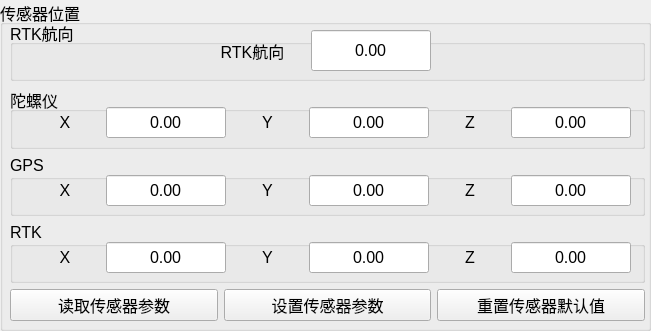
  <widget class="QGroupBox" name="grb_position">
   <property name="geometry">
    <rect>
     <x>640</x>
     <y>10</y>
     <width>651</width>
     <height>331</height>
    </rect>
   </property>
   <property name="font">
    <font>
     <pointsize>12</pointsize>
    </font>
   </property>
   <property name="title">
    <string>传感器位置</string>
   </property>
   <widget class="QWidget" name="layoutWidget">
    <property name="geometry">
     <rect>
      <x>10</x>
      <y>20</y>
      <width>635</width>
      <height>301</height>
     </rect>
    </property>
    <layout class="QVBoxLayout" name="verticalLayout" stretch="2,2,2,2,1">
     <item>
      <widget class="QGroupBox" name="groupBox">
       <property name="title">
        <string>RTK航向</string>
       </property>
       <widget class="QWidget" name="layoutWidget">
        <property name="geometry">
         <rect>
          <x>190</x>
          <y>10</y>
          <width>231</width>
          <height>41</height>
         </rect>
        </property>
        <layout class="QHBoxLayout" name="horizontalLayout_5">
         <item>
          <widget class="QLabel" name="ll_TRA_ROT_DEG">
           <property name="text">
            <string>RTK航向</string>
           </property>
           <property name="alignment">
            <set>Qt::AlignCenter</set>
           </property>
          </widget>
         </item>
         <item>
          <widget class="QLineEdit" name="le_TRA_ROT_DEG_value">
           <property name="sizePolicy">
            <sizepolicy hsizetype="Preferred" vsizetype="Preferred">
             <horstretch>0</horstretch>
             <verstretch>0</verstretch>
            </sizepolicy>
           </property>
           <property name="maximumSize">
            <size>
             <width>120</width>
             <height>16777215</height>
            </size>
           </property>
           <property name="text">
            <string>0.00</string>
           </property>
           <property name="alignment">
            <set>Qt::AlignCenter</set>
           </property>
          </widget>
         </item>
        </layout>
       </widget>
      </widget>
     </item>
     <item>
      <widget class="QGroupBox" name="grb_IMU">
       <property name="title">
        <string>陀螺仪</string>
       </property>
       <widget class="QWidget" name="layoutWidget">
        <property name="geometry">
         <rect>
          <x>20</x>
          <y>20</y>
          <width>601</width>
          <height>31</height>
         </rect>
        </property>
        <layout class="QHBoxLayout" name="horizontalLayout_2">
         <item>
          <widget class="QLabel" name="ll_IMU_POS_BODY_X">
           <property name="text">
            <string>X</string>
           </property>
           <property name="alignment">
            <set>Qt::AlignCenter</set>
           </property>
          </widget>
         </item>
         <item>
          <widget class="QLineEdit" name="le_IMU_POS_BODY_X_value">
           <property name="sizePolicy">
            <sizepolicy hsizetype="Preferred" vsizetype="Preferred">
             <horstretch>0</horstretch>
             <verstretch>0</verstretch>
            </sizepolicy>
           </property>
           <property name="maximumSize">
            <size>
             <width>120</width>
             <height>16777215</height>
            </size>
           </property>
           <property name="text">
            <string>0.00</string>
           </property>
           <property name="alignment">
            <set>Qt::AlignCenter</set>
           </property>
          </widget>
         </item>
         <item>
          <widget class="QLabel" name="ll_IMU_POS_BODY_Y">
           <property name="text">
            <string>Y</string>
           </property>
           <property name="alignment">
            <set>Qt::AlignCenter</set>
           </property>
          </widget>
         </item>
         <item>
          <widget class="QLineEdit" name="le_IMU_POS_BODY_Y_value">
           <property name="sizePolicy">
            <sizepolicy hsizetype="Preferred" vsizetype="Preferred">
             <horstretch>0</horstretch>
             <verstretch>0</verstretch>
            </sizepolicy>
           </property>
           <property name="maximumSize">
            <size>
             <width>120</width>
             <height>16777215</height>
            </size>
           </property>
           <property name="text">
            <string>0.00</string>
           </property>
           <property name="alignment">
            <set>Qt::AlignCenter</set>
           </property>
          </widget>
         </item>
         <item>
          <widget class="QLabel" name="ll_IMU_POS_BODY_Z">
           <property name="text">
            <string>Z</string>
           </property>
           <property name="alignment">
            <set>Qt::AlignCenter</set>
           </property>
          </widget>
         </item>
         <item>
          <widget class="QLineEdit" name="le_IMU_POS_BODY_Z_value">
           <property name="sizePolicy">
            <sizepolicy hsizetype="Preferred" vsizetype="Preferred">
             <horstretch>0</horstretch>
             <verstretch>0</verstretch>
            </sizepolicy>
           </property>
           <property name="maximumSize">
            <size>
             <width>120</width>
             <height>16777215</height>
            </size>
           </property>
           <property name="text">
            <string>0.00</string>
           </property>
           <property name="alignment">
            <set>Qt::AlignCenter</set>
           </property>
          </widget>
         </item>
        </layout>
       </widget>
      </widget>
     </item>
     <item>
      <widget class="QGroupBox" name="grb_GPS">
       <property name="title">
        <string>GPS</string>
       </property>
       <widget class="QWidget" name="layoutWidget_2">
        <property name="geometry">
         <rect>
          <x>20</x>
          <y>20</y>
          <width>601</width>
          <height>31</height>
         </rect>
        </property>
        <layout class="QHBoxLayout" name="horizontalLayout_3">
         <item>
          <widget class="QLabel" name="ll_GPS_POS_BODY_X">
           <property name="text">
            <string>X</string>
           </property>
           <property name="alignment">
            <set>Qt::AlignCenter</set>
           </property>
          </widget>
         </item>
         <item>
          <widget class="QLineEdit" name="le_GPS_POS_BODY_X_value">
           <property name="sizePolicy">
            <sizepolicy hsizetype="Preferred" vsizetype="Preferred">
             <horstretch>0</horstretch>
             <verstretch>0</verstretch>
            </sizepolicy>
           </property>
           <property name="maximumSize">
            <size>
             <width>120</width>
             <height>16777215</height>
            </size>
           </property>
           <property name="text">
            <string>0.00</string>
           </property>
           <property name="alignment">
            <set>Qt::AlignCenter</set>
           </property>
          </widget>
         </item>
         <item>
          <widget class="QLabel" name="ll_GPS_POS_BODY_Y">
           <property name="text">
            <string>Y</string>
           </property>
           <property name="alignment">
            <set>Qt::AlignCenter</set>
           </property>
          </widget>
         </item>
         <item>
          <widget class="QLineEdit" name="le_GPS_POS_BODY_Y_value">
           <property name="sizePolicy">
            <sizepolicy hsizetype="Preferred" vsizetype="Preferred">
             <horstretch>0</horstretch>
             <verstretch>0</verstretch>
            </sizepolicy>
           </property>
           <property name="maximumSize">
            <size>
             <width>120</width>
             <height>16777215</height>
            </size>
           </property>
           <property name="text">
            <string>0.00</string>
           </property>
           <property name="alignment">
            <set>Qt::AlignCenter</set>
           </property>
          </widget>
         </item>
         <item>
          <widget class="QLabel" name="ll_GPS_POS_BODY_Z">
           <property name="text">
            <string>Z</string>
           </property>
           <property name="alignment">
            <set>Qt::AlignCenter</set>
           </property>
          </widget>
         </item>
         <item>
          <widget class="QLineEdit" name="le_GPS_POS_BODY_Z_value">
           <property name="sizePolicy">
            <sizepolicy hsizetype="Preferred" vsizetype="Preferred">
             <horstretch>0</horstretch>
             <verstretch>0</verstretch>
            </sizepolicy>
           </property>
           <property name="maximumSize">
            <size>
             <width>120</width>
             <height>16777215</height>
            </size>
           </property>
           <property name="text">
            <string>0.00</string>
           </property>
           <property name="alignment">
            <set>Qt::AlignCenter</set>
           </property>
          </widget>
         </item>
        </layout>
       </widget>
      </widget>
     </item>
     <item>
      <widget class="QGroupBox" name="grb_RTK">
       <property name="title">
        <string>RTK</string>
       </property>
       <widget class="QWidget" name="layoutWidget_3">
        <property name="geometry">
         <rect>
          <x>20</x>
          <y>20</y>
          <width>601</width>
          <height>31</height>
         </rect>
        </property>
        <layout class="QHBoxLayout" name="horizontalLayout_4">
         <item>
          <widget class="QLabel" name="ll_RTK_POS_BODY_X">
           <property name="text">
            <string>X</string>
           </property>
           <property name="alignment">
            <set>Qt::AlignCenter</set>
           </property>
          </widget>
         </item>
         <item>
          <widget class="QLineEdit" name="le_RTK_POS_BODY_X_value">
           <property name="sizePolicy">
            <sizepolicy hsizetype="Preferred" vsizetype="Preferred">
             <horstretch>0</horstretch>
             <verstretch>0</verstretch>
            </sizepolicy>
           </property>
           <property name="maximumSize">
            <size>
             <width>120</width>
             <height>16777215</height>
            </size>
           </property>
           <property name="text">
            <string>0.00</string>
           </property>
           <property name="alignment">
            <set>Qt::AlignCenter</set>
           </property>
          </widget>
         </item>
         <item>
          <widget class="QLabel" name="ll_RTK_POS_BODY_Y">
           <property name="text">
            <string>Y</string>
           </property>
           <property name="alignment">
            <set>Qt::AlignCenter</set>
           </property>
          </widget>
         </item>
         <item>
          <widget class="QLineEdit" name="le_RTK_POS_BODY_Y_value">
           <property name="sizePolicy">
            <sizepolicy hsizetype="Preferred" vsizetype="Preferred">
             <horstretch>0</horstretch>
             <verstretch>0</verstretch>
            </sizepolicy>
           </property>
           <property name="maximumSize">
            <size>
             <width>120</width>
             <height>16777215</height>
            </size>
           </property>
           <property name="text">
            <string>0.00</string>
           </property>
           <property name="alignment">
            <set>Qt::AlignCenter</set>
           </property>
          </widget>
         </item>
         <item>
          <widget class="QLabel" name="ll_RTK_POS_BODY_Z">
           <property name="text">
            <string>Z</string>
           </property>
           <property name="alignment">
            <set>Qt::AlignCenter</set>
           </property>
          </widget>
         </item>
         <item>
          <widget class="QLineEdit" name="le_RTK_POS_BODY_Z_value">
           <property name="sizePolicy">
            <sizepolicy hsizetype="Preferred" vsizetype="Preferred">
             <horstretch>0</horstretch>
             <verstretch>0</verstretch>
            </sizepolicy>
           </property>
           <property name="maximumSize">
            <size>
             <width>120</width>
             <height>16777215</height>
            </size>
           </property>
           <property name="text">
            <string>0.00</string>
           </property>
           <property name="alignment">
            <set>Qt::AlignCenter</set>
           </property>
          </widget>
         </item>
        </layout>
       </widget>
      </widget>
     </item>
     <item>
      <layout class="QHBoxLayout" name="horizontalLayout_6">
       <item>
        <widget class="QPushButton" name="btn_readPosition">
         <property name="sizePolicy">
          <sizepolicy hsizetype="Minimum" vsizetype="Preferred">
           <horstretch>0</horstretch>
           <verstretch>0</verstretch>
          </sizepolicy>
         </property>
         <property name="font">
          <font>
           <pointsize>12</pointsize>
          </font>
         </property>
         <property name="text">
          <string>读取传感器参数</string>
         </property>
        </widget>
       </item>
       <item>
        <widget class="QPushButton" name="btn_setPosition">
         <property name="sizePolicy">
          <sizepolicy hsizetype="Minimum" vsizetype="Preferred">
           <horstretch>0</horstretch>
           <verstretch>0</verstretch>
          </sizepolicy>
         </property>
         <property name="font">
          <font>
           <pointsize>12</pointsize>
          </font>
         </property>
         <property name="text">
          <string>设置传感器参数</string>
         </property>
        </widget>
       </item>
       <item>
        <widget class="QPushButton" name="btn_resetPosition">
         <property name="sizePolicy">
          <sizepolicy hsizetype="Preferred" vsizetype="Preferred">
           <horstretch>0</horstretch>
           <verstretch>0</verstretch>
          </sizepolicy>
         </property>
         <property name="font">
          <font>
           <pointsize>12</pointsize>
          </font>
         </property>
         <property name="text">
          <string>重置传感器默认值</string>
         </property>
        </widget>
       </item>
      </layout>
     </item>
    </layout>
   </widget>
  </widget>
